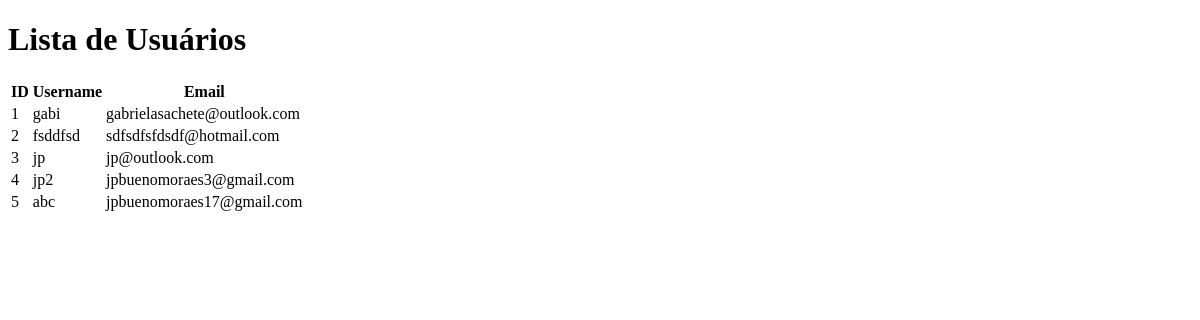
/users (signed in), run on an earlier commit of the app's database.
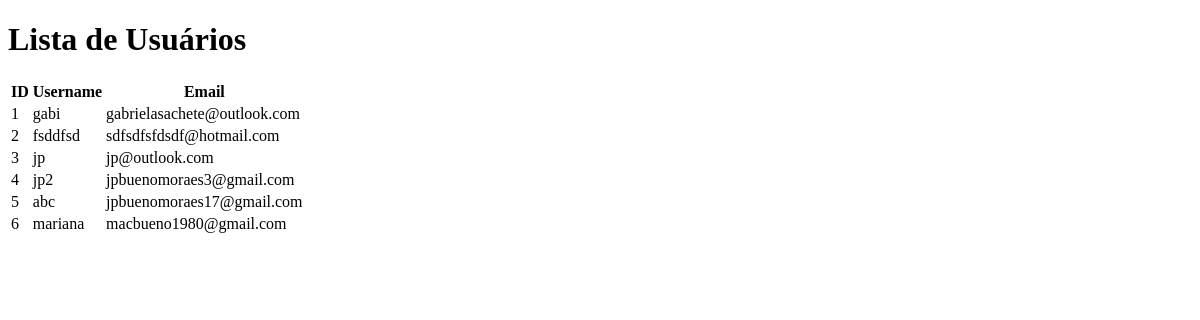
And on a later commit of the database.
### app/models.py (models this page shows, shortened)
class User(UserMixin, db.Model):
    id = db.Column(db.Integer, primary_key=True)
    username = db.Column(db.String(150), unique=True, nullable=False)
    email = db.Column(db.String(150), unique=True, nullable=False)
    password_hash = db.Column(db.String(150), nullable=False)

### app/routes.py (the view)
@app.route('/users')
@login_required
def users():
    users = User.query.all()
    return render_template('users.html', users=users)

### app/models.py (called while the page is built)
@login_manager.user_loader
def load_user(user_id):
    return User.query.get(int(user_id))

### app/templates/users.html (shortened to what this page needs)
<!DOCTYPE html>
<html lang="en">
<head>
</head>
<body>
    <h1>Lista de Usuários</h1>
    <table>
        <thead>
            <tr>
                <th>ID</th>
                <th>Username</th>
                <th>Email</th>
            </tr>
        </thead>
        <tbody>
            {% for user in users %}
            <tr>
                <td>{{ user.id }}</td>
                <td>{{ user.username }}</td>
                <td>{{ user.email }}</td>
            </tr>
            {% endfor %}
        </tbody>
    </table>
</body>
</html>

What changed in the data, as far as the page shows it:
added User: id "6", username "mariana", email "macbueno1980@gmail.com"
